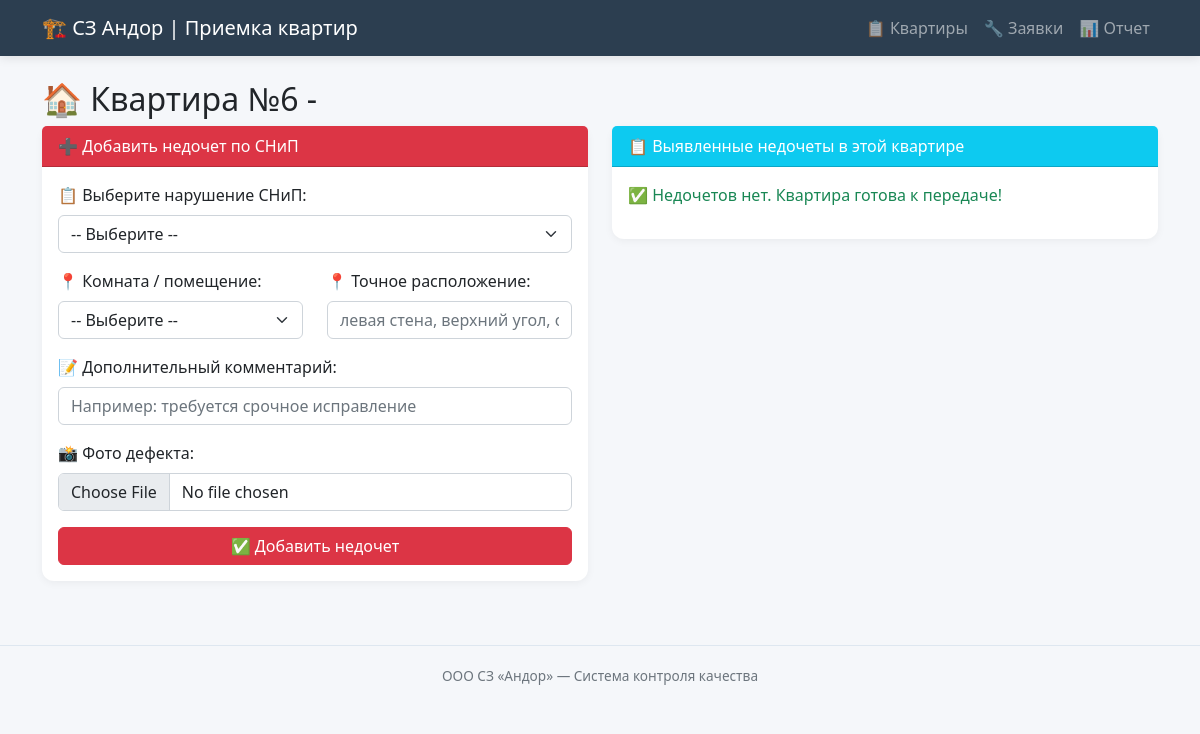
/flat/546, run on an earlier commit of the app's database.
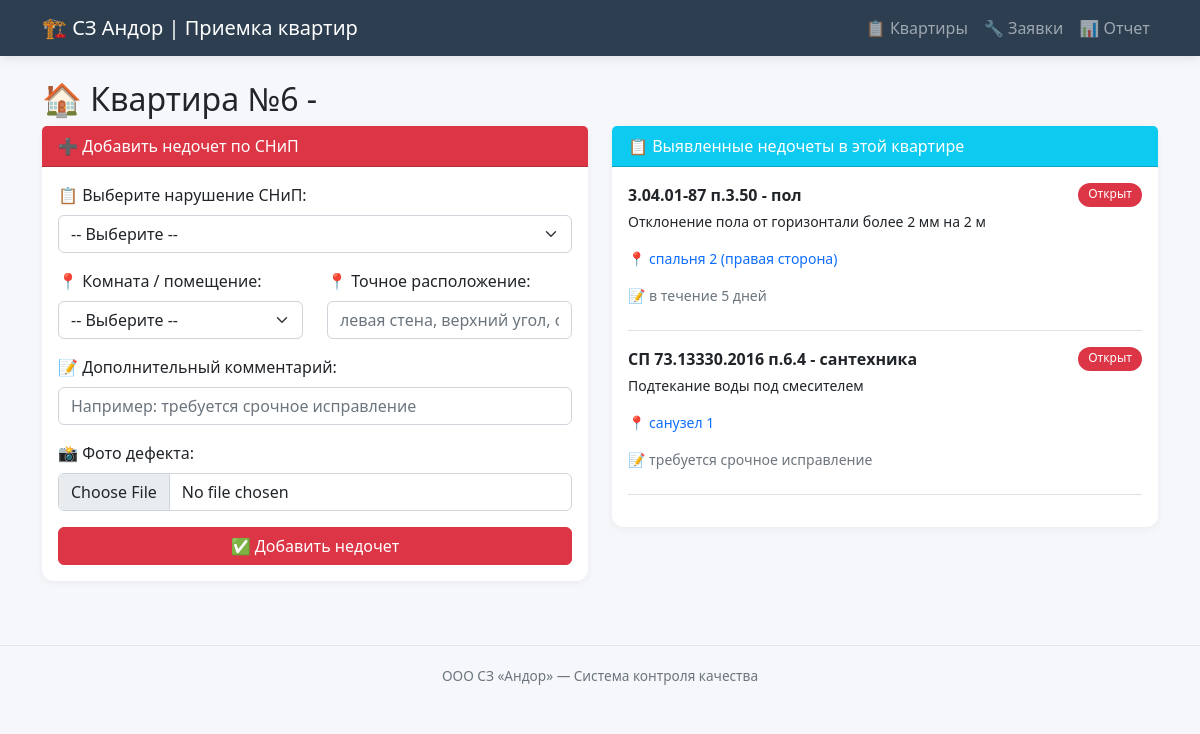
And on a later commit of the database.
### tables this page shows
CREATE TABLE defects (
            id INTEGER PRIMARY KEY AUTOINCREMENT,
            flat_id INTEGER NOT NULL,
            snip_defect_id INTEGER NOT NULL,
            room TEXT,
            location_detail TEXT,
            comment TEXT,
            photo_path TEXT,
            status TEXT DEFAULT 'open',
            created_at TIMESTAMP,
            fixed_at TIMESTAMP,
            FOREIGN KEY (flat_id) REFERENCES flats(id),
            FOREIGN KEY (snip_defect_id) REFERENCES snip_defects(id)
        );

CREATE TABLE snip_defects (
            id INTEGER PRIMARY KEY AUTOINCREMENT,
            code TEXT NOT NULL,
            category TEXT NOT NULL,
            description TEXT NOT NULL,
            severity TEXT NOT NULL
        );

### app.py (the view)
@app.route('/flat/<int:flat_id>')
def flat(flat_id):
    conn = get_db()
    flat = conn.execute('SELECT * FROM flats WHERE id = ?', (flat_id,)).fetchone()
    defects = conn.execute('''
        SELECT d.*, s.code, s.category, s.description, s.severity
        FROM defects d
        JOIN snip_defects s ON d.snip_defect_id = s.id
        WHERE d.flat_id = ?
        ORDER BY d.created_at DESC
    ''', (flat_id,)).fetchall()
    snip_defects = conn.execute('SELECT * FROM snip_defects ORDER BY category, code').fetchall()
    conn.close()
    return render_template('flat.html', flat=flat, defects=defects, snip_defects=snip_defects)

### app.py (called while the page is built)
def get_db():
    conn = sqlite3.connect(DB_PATH)
    conn.row_factory = sqlite3.Row
    return conn

### templates/flat.html (shortened to what this page needs)
{% extends "base.html" %}
{% block content %}
<h2>🏠 Квартира №{{ flat.number }} - {{ flat.building }}</h2>
<div class="row">
    <div class="col-md-6">
        <div class="card mb-4">
            <div class="card-header bg-danger text-white">
                ➕ Добавить недочет по СНиП
            </div>
            <div class="card-body">
                <form method="POST" action="/add_defect" enctype="multipart/form-data">
                    <div class="mb-3">
                        <label class="form-label">📋 Выберите нарушение СНиП:</label>
                        <select name="snip_defect_id" class="form-select" required>
                            <option value="">-- Выберите --</option>
                        </select>
                    </div>
                    <div class="row mb-3">
                        <div class="col-md-6">
                            <label class="form-label">📍 Комната / помещение:</label>
                            <select name="room" class="form-select" required>
                                <option value="">-- Выберите --</option>
                            </select>
                        </div>
                        <div class="col-md-6">
                            <label class="form-label">📍 Точное расположение:</label>
                            <input type="text" name="location_detail" class="form-control" placeholder="левая стена, верхний угол, около розетки...">
                        </div>
                    </div>
                    <div class="mb-3">
                        <label class="form-label">📝 Дополнительный комментарий:</label>
                        <input type="text" name="comment" class="form-control" placeholder="Например: требуется срочное исправление">
                    </div>
                    <div class="mb-3">
                        <label class="form-label">📸 Фото дефекта:</label>
                        <input type="file" name="photo" class="form-control" accept="image/*" capture="environment">
                    </div>
                    <button type="submit" class="btn btn-danger w-100">✅ Добавить недочет</button>
                </form>
            </div>
        </div>
    </div>
    <div class="col-md-6">
        <div class="card">
            <div class="card-header bg-info text-white">
                📋 Выявленные недочеты в этой квартире
            </div>
            <div class="card-body" style="max-height: 500px; overflow-y: auto;">
                {% if defects %}
                    {% for d in defects %}
                    <div class="border-bottom mb-3 pb-2">
                        <div class="d-flex justify-content-between">
                            <strong class="{% if d.severity == 'critical' %}critical{% endif %}">
                                {{ d.code }} - {{ d.category }}
                            </strong>
                            <span class="badge {% if d.status == 'open' %}bg-danger{% elif d.status == 'fixed' %}bg-warning{% else %}bg-success{% endif %}">
                                {{ {'open':'Открыт','fixed':'Исправлен','closed':'Закрыт'}[d.status] }}
                            </span>
                        </div>
                        <p class="small mt-1">{{ d.description }}</p>
                        {% if d.room %}
                            <p class="small text-primary">📍 {{ d.room }}{% if d.location_detail %} ({{ d.location_detail }}){% endif %}</p>
                        {% endif %}
                        {% if d.comment %}<p class="small text-muted">📝 {{ d.comment }}</p>{% endif %}
                    </div>
                    {% endfor %}
                {% else %}
                    <p class="text-success">✅ Недочетов нет. Квартира готова к передаче!</p>
                {% endif %}
            </div>
        </div>
    </div>
</div>
{% endblock %}

What changed in the data, as far as the page shows it:
added defects: code "3.04.01-87 п.3.50", category "пол", status "Открыт", description "Отклонение пола от горизонтали более 2 мм на 2 м", room "спальня 2", location_detail "правая сторона", comment "в течение 5 дней"
added defects: code "СП 73.13330.2016 п.6.4", category "сантехника", status "Открыт", description "Подтекание воды под смесителем", room "санузел 1", comment "требуется срочное исправление"
Also different on the page:
text no longer shown: "✅ Недочетов нет. Квартира готова к передаче!"
